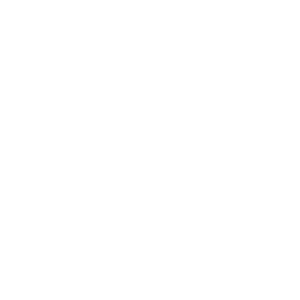
Frame 1 (no input)
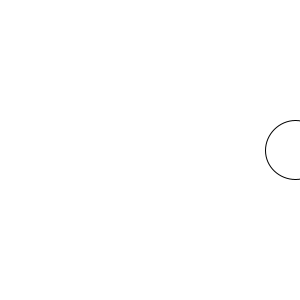
Frame 60 (the mouse pressed at the canvas centre just before this capture)
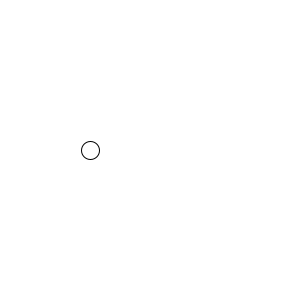
Frame 120 (the mouse held since frame 60 and released just before this capture)

The Processing sketch that drew these frames (run headless with seeded random() and noise(); from frame 60 on, the mouse is pressed at the canvas centre):

// Processing sketch: leftexpanding
// ── leftexpanding.pde
//variable
int x;
int y;

void setup()  {
  size (300, 300);
  x = 0; 
  y = 0;
 
} //---end of setup---

void draw()  {
  background(255);
  ellipse(y, 150, x, x);
  x = x + 1; 
    y = y + 5;
  if (x > 100) {
    x = 0; 
    y = 0;
  }
}
